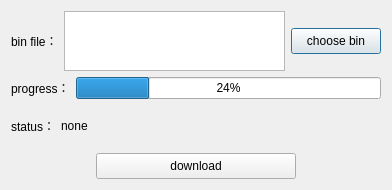
<?xml version="1.0" encoding="UTF-8"?>
<ui version="4.0">
 <class>IapDownloaderToolDialog</class>
 <widget class="QDialog" name="IapDownloaderToolDialog">
  <property name="geometry">
   <rect>
    <x>0</x>
    <y>0</y>
    <width>392</width>
    <height>190</height>
   </rect>
  </property>
  <property name="windowTitle">
   <string>IapDownloaderToolDialog</string>
  </property>
  <layout class="QVBoxLayout" name="verticalLayout">
   <item>
    <layout class="QHBoxLayout" name="horizontalLayout">
     <item>
      <widget class="QLabel" name="labelFileName">
       <property name="maximumSize">
        <size>
         <width>80</width>
         <height>16777215</height>
        </size>
       </property>
       <property name="text">
        <string>bin file：</string>
       </property>
      </widget>
     </item>
     <item>
      <widget class="QTextEdit" name="textEditFileName">
       <property name="sizePolicy">
        <sizepolicy hsizetype="Expanding" vsizetype="Preferred">
         <horstretch>0</horstretch>
         <verstretch>0</verstretch>
        </sizepolicy>
       </property>
       <property name="maximumSize">
        <size>
         <width>16777215</width>
         <height>60</height>
        </size>
       </property>
       <property name="readOnly">
        <bool>true</bool>
       </property>
      </widget>
     </item>
     <item>
      <widget class="QPushButton" name="pushButtonChoseFile">
       <property name="minimumSize">
        <size>
         <width>90</width>
         <height>26</height>
        </size>
       </property>
       <property name="text">
        <string>choose bin</string>
       </property>
      </widget>
     </item>
    </layout>
   </item>
   <item>
    <layout class="QHBoxLayout" name="horizontalLayout_2">
     <item>
      <widget class="QLabel" name="labelProgressName">
       <property name="maximumSize">
        <size>
         <width>80</width>
         <height>16777215</height>
        </size>
       </property>
       <property name="text">
        <string>progress：</string>
       </property>
      </widget>
     </item>
     <item>
      <widget class="QProgressBar" name="progressBar">
       <property name="value">
        <number>24</number>
       </property>
      </widget>
     </item>
    </layout>
   </item>
   <item>
    <layout class="QHBoxLayout" name="horizontalLayout_3">
     <item>
      <widget class="QLabel" name="labelStatusName">
       <property name="maximumSize">
        <size>
         <width>80</width>
         <height>16777215</height>
        </size>
       </property>
       <property name="text">
        <string>status：</string>
       </property>
      </widget>
     </item>
     <item>
      <widget class="QLabel" name="labelStatus">
       <property name="sizePolicy">
        <sizepolicy hsizetype="Expanding" vsizetype="Preferred">
         <horstretch>0</horstretch>
         <verstretch>0</verstretch>
        </sizepolicy>
       </property>
       <property name="text">
        <string>none</string>
       </property>
      </widget>
     </item>
    </layout>
   </item>
   <item>
    <layout class="QHBoxLayout" name="horizontalLayout_4">
     <property name="spacing">
      <number>0</number>
     </property>
     <item>
      <widget class="QPushButton" name="pushButtonDownload">
       <property name="sizePolicy">
        <sizepolicy hsizetype="Fixed" vsizetype="Fixed">
         <horstretch>0</horstretch>
         <verstretch>0</verstretch>
        </sizepolicy>
       </property>
       <property name="minimumSize">
        <size>
         <width>200</width>
         <height>26</height>
        </size>
       </property>
       <property name="autoFillBackground">
        <bool>false</bool>
       </property>
       <property name="text">
        <string>download</string>
       </property>
       <property name="checkable">
        <bool>false</bool>
       </property>
       <property name="default">
        <bool>false</bool>
       </property>
      </widget>
     </item>
    </layout>
   </item>
  </layout>
 </widget>
 <resources/>
 <connections/>
</ui>
